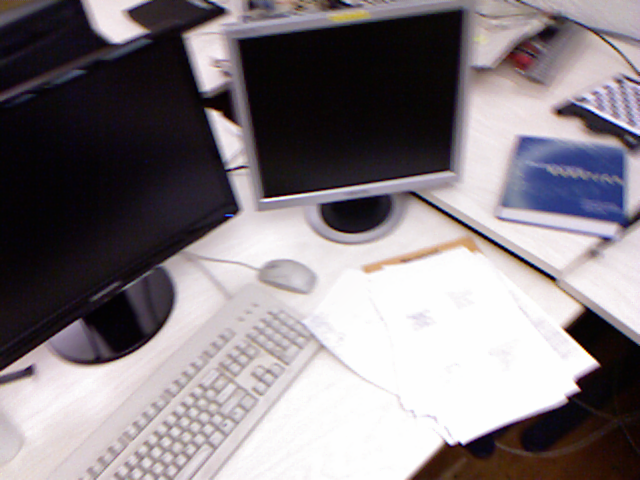
//> input picture opencv_practice/ComputeEpipolar/data/1.png, 640 x 480 px
$ ./ComputeEpipolar   (built with g++ and OpenCV 4)
//> lines starting //> are read from the running program, lines starting //| are printed output that depends on the picture; after the words box and inside, x2 and y2 are one past the last pixel; in counts of white or black regions, pixels touching at a corner belong together
#include <iostream>
#include <vector>
#include <algorithm>
#include <opencv2/opencv.hpp>
#include <opencv2/core/core.hpp>
#include <opencv2/calib3d/calib3d.hpp>
#include <opencv2/highgui/highgui.hpp>
#include <opencv2/features2d/features2d.hpp>

using namespace std;
using namespace cv;

int main(int argc, char** argv) {
    string in_img1 = "../data/1.png";
    string in_img2 = "../data/2.png";

    // 读取图像
    Mat img1 = imread(in_img1, 1);
//> img1 is the input picture: 480 rows x 640 cols, CV_8UC3; mean B, G, R 130.4, 125.7, 132.8
    Mat img2 = imread(in_img2, 1);
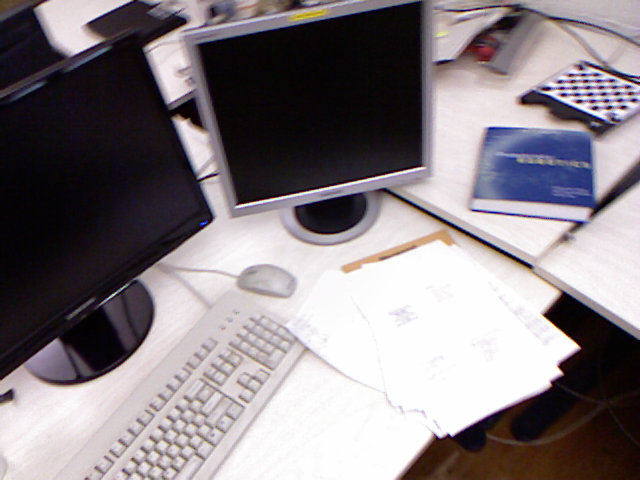
//> input picture opencv_practice/ComputeEpipolar/data/2.png, 640 x 480 px
//> img2 is the input picture: 480 rows x 640 cols, CV_8UC3; mean B, G, R 131.8, 127.2, 134.7
    if (img1.empty() || img2.empty()) {
        cout << "输入图像有误，请重新确认图像路径！" << endl;
        return -1;
    }

    // 提取特征点
    Ptr<ORB> orb = ORB::create();
    vector<KeyPoint> kpt1, kpt2;
    Mat desp1, desp2;
    orb->detectAndCompute(img1, Mat(), kpt1, desp1);
//> kpt1 = 500 keypoints; strongest (x, y, size): (575, 389, 53.6), (566, 328, 64.3), (577, 380, 53.6), (577, 389, 44.6)
    orb->detectAndCompute(img2, Mat(), kpt2, desp2);
//> kpt2 = 500 keypoints; strongest (x, y, size): (543, 314, 92.6), (558, 373, 53.6), (545, 314, 77.1), (559, 372, 44.6)

    // 显示特征点图像
    Mat out_img1;
    drawKeypoints(img1, kpt1, out_img1);
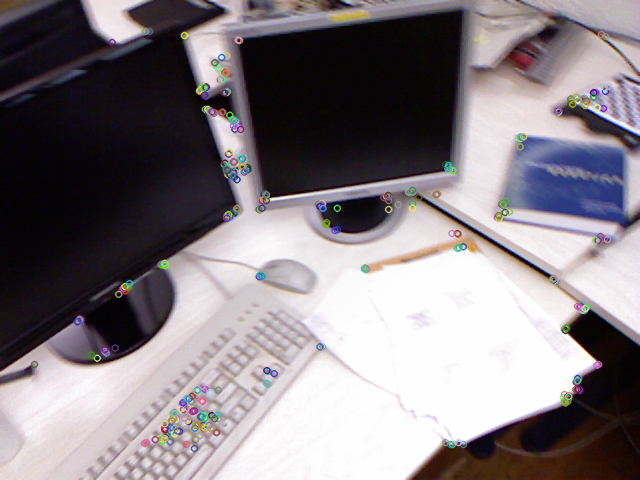
//> out_img1: 480 rows x 640 cols, CV_8UC3; mean B, G, R 130.1, 125.6, 132.5
    imshow("out_img1", out_img1);
    waitKey(0);

    // 特征匹配
    vector<DMatch> matches, good_matches;
    Ptr<BFMatcher> matcher = BFMatcher::create();
    matcher->match(desp1, desp2, matches);
//> matches = 500 matches
    float min_dist = min_element(matches.begin(), matches.end())->distance;
//> min_dist = 16.22
    cout << "匹配点间的最小距离是：" << min_dist << endl;
//| 匹配点间的最小距离是：16.2173
    for (auto m : matches) {
        if (m.distance < 10*min_dist) {
            good_matches.push_back(m);
        }
    }
//> after the loop, good_matches = 46 matches
    if(good_matches.size() < 10) {
        cout << "匹配对数目不足10，无法计算本质矩阵。请调整匹配阈值！" << endl;
        return -1;
    }
    cout << "匹配对数目为：" << good_matches.size() << endl;
//| 匹配对数目为：46

    // 显示匹配后的图像
    Mat matching_img;
    drawMatches(img1, kpt1, img2, kpt2, good_matches, matching_img);
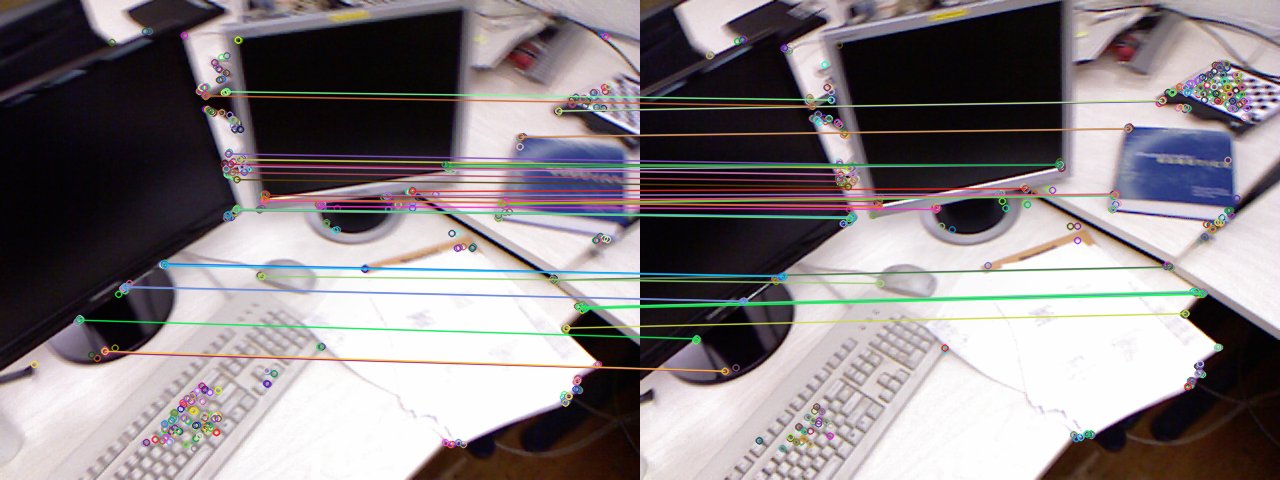
//> matching_img: 480 rows x 1280 cols, CV_8UC3; mean B, G, R 130.7, 127.9, 134.6
    imshow("matching_img", matching_img);
    waitKey(0);

    // 相机内参数
    float fx = 517.3, fy = 516.5;
    float cx = 318.6, cy = 255.3;
    Mat K = (Mat_<float>(3,3) << fx, 0, cx, 0, fy, cy, 0, 0, 1);

    // 提取匹配对二维点
    vector<Point2d> p1, p2;
    for (auto m : good_matches) {
        Point2f p1_temp = kpt1[m.queryIdx].pt;
        Point2f p2_temp = kpt2[m.trainIdx].pt;
        p1.push_back(
            Point2f((p1_temp.x - cx) / fx, (p1_temp.y - cy) / fy)
        );
        p2.push_back(
            Point2f((p2_temp.x - cx) / fx, (p2_temp.y - cy) / fy)
        );
    }
//> this loop made 46 passes
//> (p1_temp, p2_temp) on passes 1 to 12: (Point(238, 210), Point(213, 217)), (Point(554, 280), Point(530, 267)), (Point(586, 307), Point(563, 292.3)), (Point(232, 172), Point(203, 181)), (Point(553.2, 279.6), Point(529.2, 266.4)), (Point(585.6, 307.2), Point(562.8, 291.6)), (Point(237.6, 210), Point(213, 217)), (Point(578.9, 306.7), Point(555.8, 290.9)), (Point(584.6, 308.2), Point(561.6, 293.8)), (Point(452.2, 169.9), Point(419.9, 164.2)), (Point(557.3, 110.9), Point(521.3, 100.8)), (Point(521.3, 136.8), Point(488.4, 128.4))

    // 计算本质矩阵
    Mat E = findEssentialMat(p1, p2, K);
//> E = [[-0.516, 0.294, -0.152], [0.298, 0.427, 0.404], [-0.19, 0.382, 0.0891]]
    cout << "本质矩阵：\n E = " << E << endl;
//| 本质矩阵：
//|  E = [-0.5158875713580288, 0.2938492670517288, -0.1522088987379371;
//|  0.2984212700499033, 0.4267821841278582, 0.4043832661972352;
//|  -0.1896752759606885, 0.3817119077753232, 0.08910818806784514]

    // 计算极线
    vector<Vec<double,3> > epilines_1, epilines_2;
    computeCorrespondEpilines(p1, 1, E, epilines_1);
//> epilines_1 = 46 items, first 12: [-0.291, 0.957, 0.254], [-0.554, 0.833, 0.0313], [-0.544, 0.839, 0.0409], [-0.369, 0.93, 0.193], [-0.554, 0.833, 0.0313], [-0.543, 0.84, 0.0413], [-0.29, 0.957, 0.255], [-0.539, 0.842, 0.0447], [-0.541, 0.841, 0.0428], [-0.631, 0.776, -0.0434], [-0.745, 0.667, -0.166], [-0.706, 0.708, -0.122]
    computeCorrespondEpilines(p2, 2, E, epilines_2);
//> epilines_2 = 46 items, first 12: [-0.345, 0.939, 0.292], [-0.61, 0.792, 0.0559], [-0.599, 0.801, 0.0671], [-0.418, 0.908, 0.232], [-0.61, 0.792, 0.0556], [-0.599, 0.8, 0.0664], [-0.345, 0.939, 0.292], [-0.597, 0.803, 0.0693], [-0.596, 0.803, 0.0695], [-0.686, 0.727, -0.0241], [-0.793, 0.609, -0.151], [-0.757, 0.654, -0.105]
    cout << "极线1有：" << epilines_1.size() << endl;
//| 极线1有：46
    cout << "极线2有：" << epilines_2.size() << endl;
//| 极线2有：46

    RNG &rng = theRNG();
    for (size_t i = 0; i < epilines_1.size(); ++i) {
        Mat p1_norm = (Mat_<double>(3,1) << p1[i].x, p1[i].y, 1);
        Mat p2_norm = (Mat_<double>(3,1) << p2[i].x, p2[i].y, 1);
        cout << "验证对极几何：" << endl;
        cout << "p1.t() * E * p2 = " << p1_norm.t() * E * p2_norm << endl;

        // 极线方程参数
        double a_1 = epilines_1[i][0], b_1 = epilines_1[i][1], c_1 = epilines_1[i][2];
        double a_2 = epilines_2[i][0], b_2 = epilines_2[i][1], c_2 = epilines_2[i][2];

        // 绘制极线
        Scalar color = Scalar(rng(255), rng(255), rng(255));
        // 图一中的点和极线
        circle(img1, p1[i], 5, color, 3);
        line(img1, Point2f(0, -c_1/b_1), Point2f(img1.cols, -(a_1*img1.cols + c_1)/b_1), color);
        // 图二中的点和极线
        circle(img2, p2[i], 5, color, 3);
        line(img2, Point2f(0, -c_2/b_2), Point2f(img2.cols, -(a_2*img2.cols + c_2)/b_2), color);
    }
//> this loop made 46 passes
//> (p1_norm, p2_norm, a_1, b_1, c_1, a_2, b_2, c_2) on passes 1 to 7: ([-0.156, -0.0877, 1], [-0.204, -0.0742, 1], -0.291, 0.957, 0.254, -0.345, 0.939, 0.292), ([0.455, 0.0478, 1], [0.409, 0.0227, 1], -0.554, 0.833, 0.0313, -0.61, 0.792, 0.0559), ([0.517, 0.1, 1], [0.473, 0.0717, 1], -0.544, 0.839, 0.0409, -0.599, 0.801, 0.0671), ([-0.167, -0.161, 1], [-0.223, -0.144, 1], -0.369, 0.93, 0.193, -0.418, 0.908, 0.232), ([0.454, 0.047, 1], [0.407, 0.0215, 1], -0.554, 0.833, 0.0313, -0.61, 0.792, 0.0556), ([0.516, 0.1, 1], [0.472, 0.0703, 1], -0.543, 0.84, 0.0413, -0.599, 0.8, 0.0664), ([-0.157, -0.0877, 1], [-0.204, -0.0742, 1], -0.29, 0.957, 0.255, -0.345, 0.939, 0.292)
//| 验证对极几何：
//| p1.t() * E * p2 = [0.08287673421743127]
//| 验证对极几何：
//| p1.t() * E * p2 = [-0.1162955408721127]
//> (the first 4 of 16 printed lines)
//> (output is shown up to pass 8 of 46)
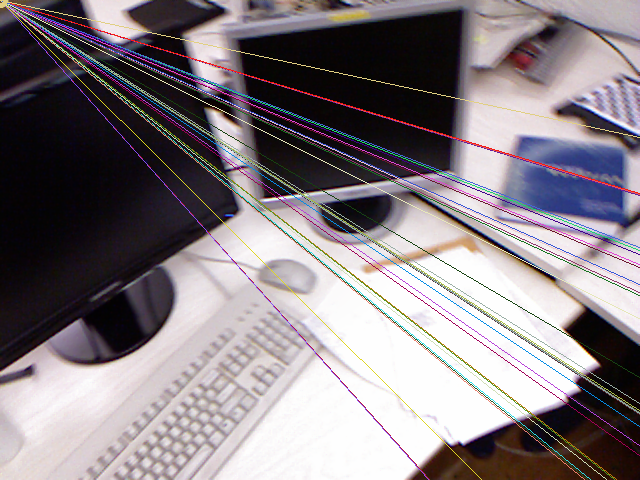
//> img1: 480 rows x 640 cols, CV_8UC3; 5.45% of pixels changed, all inside (x1, y1, x2, y2) = (0, 0, 640, 480)
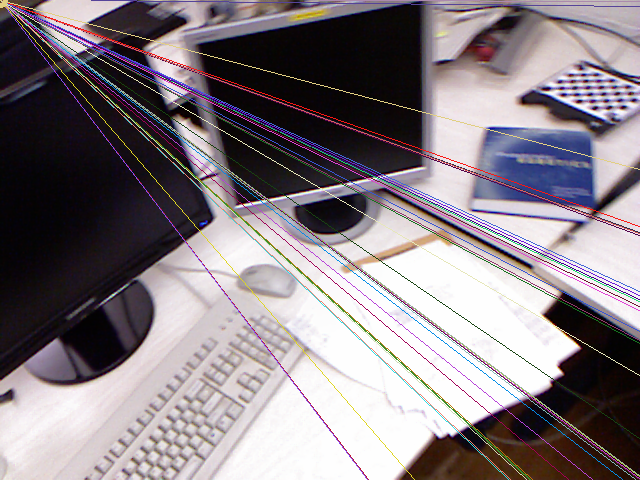
//> img2: 480 rows x 640 cols, CV_8UC3; 5.73% of pixels changed, all inside (x1, y1, x2, y2) = (0, 0, 640, 480)
    imshow("image_1 epipolar line", img1);
    imshow("image_2 epipolar line", img2);
    waitKey(0);

    return 0;
}
